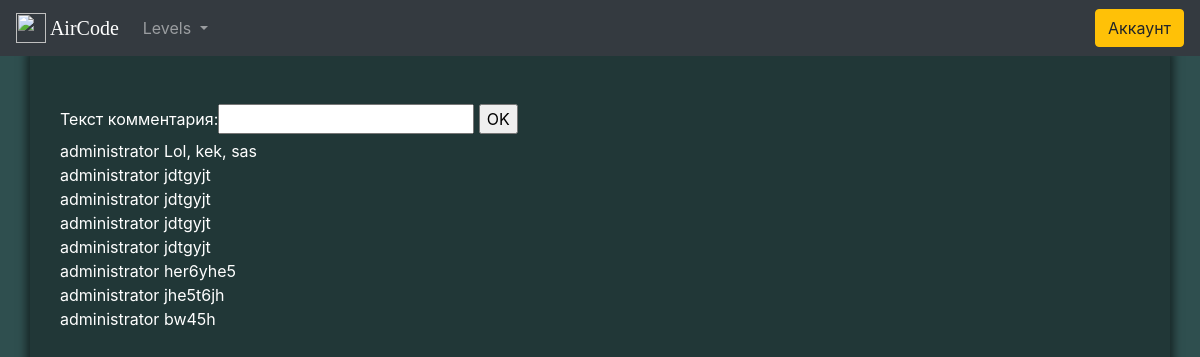
Screenshot of /task_template/5/comments/ (signed in) with the database file from the repository.
### main/models.py (models this page shows, shortened)
class Comment(models.Model):
    article = models.ForeignKey(Task, on_delete=models.CASCADE)
    author = models.ForeignKey(User, on_delete=models.CASCADE)
    comment_text = models.CharField(max_length=350, verbose_name="текст комментария")

### main/views.py (the view, shortened to what this page needs)
class TaskCommentView(DetailView):
    template_name = "main/tasks_comment.html"
    def get_context_data(self, *args, **kwargs):
        context = {}
        context["form"] = CommentForm()
        context["comments"] = Comment.objects.filter(article__id=self.kwargs["pk"])
        return context
    def get(self, request, *args, **kwargs):
        context = self.get_context_data(*args, **kwargs)
        return render(request, self.template_name, context=context)

### main/forms.py
class CommentForm(forms.ModelForm):
    class Meta:
        model = Comment
        fields = ("comment_text",)

### main/templates/main/tasks_comment.html (shortened to what this page needs)
{% extends 'main/base.html' %}
{% load static %}
{% block content %}
    <div class="container-fluid" style="background-color: darkslategray">
        <div class="container justify-content-center home-page-mid-bar">
            <br><br>
            <div class="container-fluid justify-content-center">
                <div class="comments">
                    {% if user.is_authenticated %}
                        <form method="post">
                            {{ form }}
                            <input type="submit" value="OK">
                        </form>
                    {% endif %}
                    {% for content in comments%}
                        <div>
                            {{ content.author }}
                            {{ content.comment_text }}
                        </div>
                    {% endfor %}
                </div>
            </div>
            <br><br><br><br><br><br>
        </div>
    </div>
{% endblock %}

### main/static/main/style.css (style rules this page uses)
.home-page-mid-bar { background-color: rgba(0, 0, 0, 0.3); color: white; box-shadow: 0 0 8px 4px rgba(0, 0, 0, 0.5); min-height: 1000px; }
body > div > div > div > div > div { -webkit-transition: all 0.3s ease; -moz-transition: all 0.3s ease; -o-transition: all 0.3s ease; transition: all 0.3s ease; }

### rows the page displays
Comment: author "administrator", comment_text "Lol, kek, sas"
Comment: author "administrator", comment_text "jdtgyjt"
Comment: author "administrator", comment_text "jdtgyjt"
Comment: author "administrator", comment_text "jdtgyjt"
Comment: author "administrator", comment_text "jdtgyjt"
Comment: author "administrator", comment_text "her6yhe5"
Comment: author "administrator", comment_text "jhe5t6jh"
Comment: author "administrator", comment_text "bw45h"
